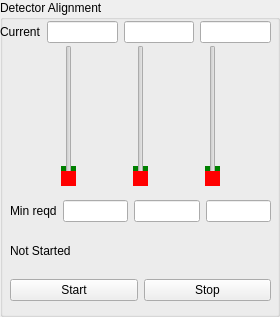
               <widget class="QGroupBox" name="groupBox_det_align">
                <property name="sizePolicy">
                 <sizepolicy hsizetype="Minimum" vsizetype="Fixed">
                  <horstretch>1</horstretch>
                  <verstretch>0</verstretch>
                 </sizepolicy>
                </property>
                <property name="minimumSize">
                 <size>
                  <width>279</width>
                  <height>317</height>
                 </size>
                </property>
                <property name="title">
                 <string>Detector Alignment</string>
                </property>
                <widget class="QWidget" name="layoutWidget8">
                 <property name="geometry">
                  <rect>
                   <x>0</x>
                   <y>20</y>
                   <width>271</width>
                   <height>24</height>
                  </rect>
                 </property>
                 <layout class="QHBoxLayout" name="horizontalLayout_44">
                  <item>
                   <widget class="QLabel" name="label_det_align_max">
                    <property name="text">
                     <string>Current</string>
                    </property>
                   </widget>
                  </item>
                  <item>
                   <widget class="QLineEdit" name="lineEdit_Det_Cur1"/>
                  </item>
                  <item>
                   <widget class="QLineEdit" name="lineEdit_Det_Cur2"/>
                  </item>
                  <item>
                   <widget class="QLineEdit" name="lineEdit_Det_Cur3"/>
                  </item>
                 </layout>
                </widget>
                <widget class="QWidget" name="layoutWidget9">
                 <property name="geometry">
                  <rect>
                   <x>10</x>
                   <y>200</y>
                   <width>261</width>
                   <height>101</height>
                  </rect>
                 </property>
                 <layout class="QVBoxLayout" name="verticalLayout_16">
                  <item>
                   <layout class="QHBoxLayout" name="horizontalLayout_45">
                    <item>
                     <widget class="QLabel" name="label_det_align_min">
                      <property name="text">
                       <string>Min reqd</string>
                      </property>
                     </widget>
                    </item>
                    <item>
                     <widget class="QLineEdit" name="lineEdit_Det_Min1"/>
                    </item>
                    <item>
                     <widget class="QLineEdit" name="lineEdit_Det_Min2"/>
                    </item>
                    <item>
                     <widget class="QLineEdit" name="lineEdit_Det_Min3"/>
                    </item>
                   </layout>
                  </item>
                  <item>
                   <widget class="QLabel" name="label_detAlignStatus">
                    <property name="text">
                     <string>Not Started</string>
                    </property>
                   </widget>
                  </item>
                  <item>
                   <layout class="QHBoxLayout" name="horizontalLayout_15">
                    <item>
                     <widget class="QPushButton" name="pushButton_startDetCal">
                      <property name="text">
                       <string>Start</string>
                      </property>
                     </widget>
                    </item>
                    <item>
                     <widget class="QPushButton" name="pushButton_stopDet_cal">
                      <property name="text">
                       <string>Stop</string>
                      </property>
                     </widget>
                    </item>
                   </layout>
                  </item>
                 </layout>
                </widget>
                <widget class="QWidget" name="layoutWidget10">
                 <property name="geometry">
                  <rect>
                   <x>10</x>
                   <y>45</y>
                   <width>261</width>
                   <height>141</height>
                  </rect>
                 </property>
                 <layout class="QHBoxLayout" name="horizontalLayout_46">
                  <item>
                   <widget class="QSlider" name="verticalSlider_det_align_1">
                    <property name="enabled">
                     <bool>true</bool>
                    </property>
                    <property name="maximum">
                     <number>8388608</number>
                    </property>
                    <property name="orientation">
                     <enum>Qt::Vertical</enum>
                    </property>
                    <property name="invertedAppearance">
                     <bool>false</bool>
                    </property>
                   </widget>
                  </item>
                  <item>
                   <widget class="QSlider" name="verticalSlider_det_align_2">
                    <property name="enabled">
                     <bool>true</bool>
                    </property>
                    <property name="maximum">
                     <number>8388608</number>
                    </property>
                    <property name="orientation">
                     <enum>Qt::Vertical</enum>
                    </property>
                    <property name="invertedAppearance">
                     <bool>false</bool>
                    </property>
                   </widget>
                  </item>
                  <item>
                   <widget class="QSlider" name="verticalSlider_det_align_3">
                    <property name="enabled">
                     <bool>true</bool>
                    </property>
                    <property name="maximum">
                     <number>8388608</number>
                    </property>
                    <property name="orientation">
                     <enum>Qt::Vertical</enum>
                    </property>
                    <property name="invertedAppearance">
                     <bool>false</bool>
                    </property>
                   </widget>
                  </item>
                 </layout>
                 <zorder>verticalSlider_det_align_3</zorder>
                 <zorder>verticalSlider_det_align_2</zorder>
                 <zorder>verticalSlider_det_align_1</zorder>
                </widget>
                <widget class="QWidget" name="layoutWidget11">
                 <property name="geometry">
                  <rect>
                   <x>10</x>
                   <y>50</y>
                   <width>261</width>
                   <height>131</height>
                  </rect>
                 </property>
                 <layout class="QHBoxLayout" name="horizontalLayout_47">
                  <item>
                   <widget class="QSlider" name="verticalSlider_det_align_Max1">
                    <property name="enabled">
                     <bool>true</bool>
                    </property>
                    <property name="styleSheet">
                     <string notr="true">QSlider::handle:vertical {
   
     background: green;
}</string>
                    </property>
                    <property name="maximum">
                     <number>8388608</number>
                    </property>
                    <property name="orientation">
                     <enum>Qt::Vertical</enum>
                    </property>
                    <property name="invertedAppearance">
                     <bool>false</bool>
                    </property>
                   </widget>
                  </item>
                  <item>
                   <widget class="QSlider" name="verticalSlider_det_align_Max2">
                    <property name="styleSheet">
                     <string notr="true">QSlider::handle:vertical {
   
     background: green;
}</string>
                    </property>
                    <property name="maximum">
                     <number>8388608</number>
                    </property>
                    <property name="orientation">
                     <enum>Qt::Vertical</enum>
                    </property>
                   </widget>
                  </item>
                  <item>
                   <widget class="QSlider" name="verticalSlider_det_align_Max3">
                    <property name="styleSheet">
                     <string notr="true">QSlider::handle:vertical {
   
     background: green;
}</string>
                    </property>
                    <property name="maximum">
                     <number>8388608</number>
                    </property>
                    <property name="orientation">
                     <enum>Qt::Vertical</enum>
                    </property>
                   </widget>
                  </item>
                 </layout>
                 <zorder>verticalSlider_det_align_Max3</zorder>
                 <zorder>verticalSlider_det_align_Max1</zorder>
                 <zorder>verticalSlider_det_align_Max2</zorder>
                </widget>
                <widget class="QWidget" name="layoutWidget12">
                 <property name="geometry">
                  <rect>
                   <x>10</x>
                   <y>45</y>
                   <width>261</width>
                   <height>141</height>
                  </rect>
                 </property>
                 <layout class="QHBoxLayout" name="horizontalLayout_48">
                  <item>
                   <widget class="QSlider" name="verticalSlider_det_align_Min1">
                    <property name="enabled">
                     <bool>true</bool>
                    </property>
                    <property name="styleSheet">
                     <string notr="true">QSlider::handle:vertical {
   
     background: red;
}</string>
                    </property>
                    <property name="maximum">
                     <number>8388608</number>
                    </property>
                    <property name="orientation">
                     <enum>Qt::Vertical</enum>
                    </property>
                    <property name="invertedAppearance">
                     <bool>false</bool>
                    </property>
                   </widget>
                  </item>
                  <item>
                   <widget class="QSlider" name="verticalSlider_det_align_Min2">
                    <property name="enabled">
                     <bool>true</bool>
                    </property>
                    <property name="styleSheet">
                     <string notr="true">QSlider::handle:vertical {
   
     background: red;
}</string>
                    </property>
                    <property name="maximum">
                     <number>8388608</number>
                    </property>
                    <property name="orientation">
                     <enum>Qt::Vertical</enum>
                    </property>
                    <property name="invertedAppearance">
                     <bool>false</bool>
                    </property>
                   </widget>
                  </item>
                  <item>
                   <widget class="QSlider" name="verticalSlider_det_align_Min3">
                    <property name="enabled">
                     <bool>true</bool>
                    </property>
                    <property name="styleSheet">
                     <string notr="true">QSlider::handle:vertical {
   
     background: red;
}</string>
                    </property>
                    <property name="maximum">
                     <number>8388608</number>
                    </property>
                    <property name="orientation">
                     <enum>Qt::Vertical</enum>
                    </property>
                    <property name="invertedAppearance">
                     <bool>false</bool>
                    </property>
                   </widget>
                  </item>
                 </layout>
                 <zorder>verticalSlider_det_align_Min3</zorder>
                 <zorder>verticalSlider_det_align_Min2</zorder>
                 <zorder>verticalSlider_det_align_Min1</zorder>
                </widget>
               </widget>
